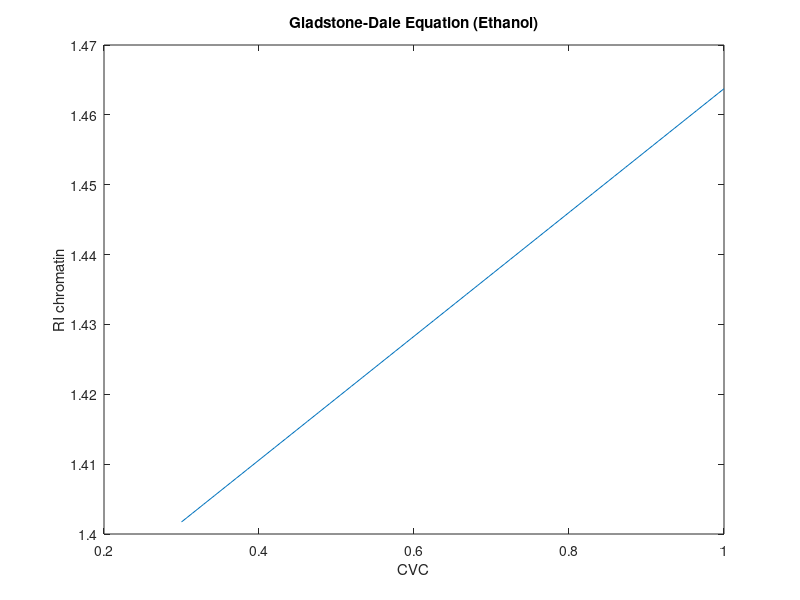
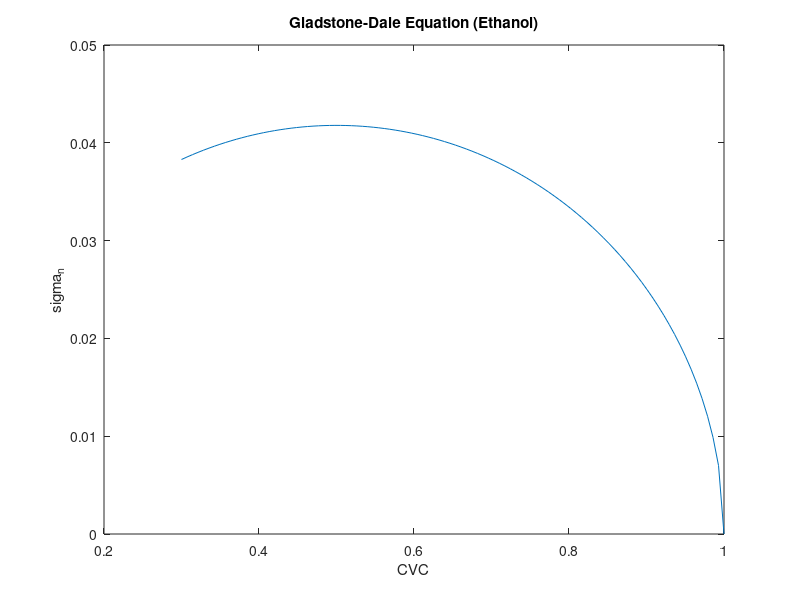
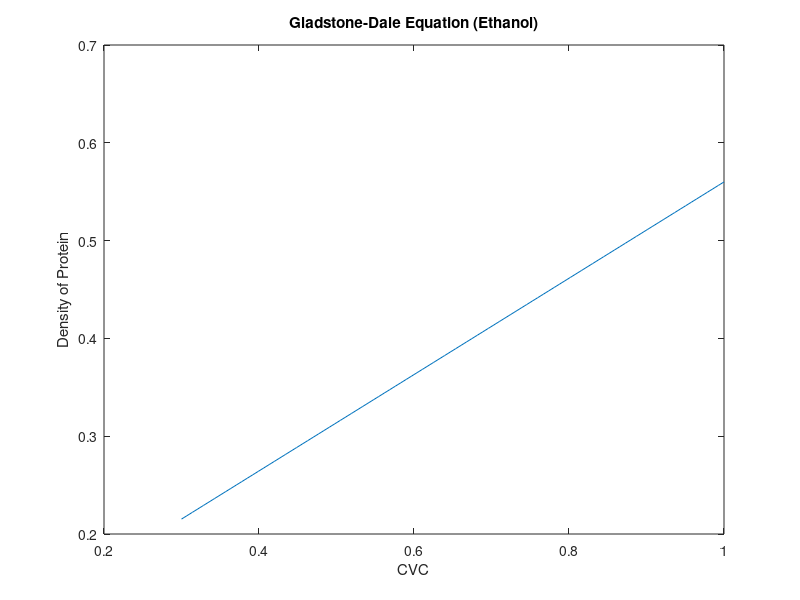

MATLAB code to generate these figures, in order:
clear all
close all
figure
phi = linspace(.3, 1, 100);

ri_media = 1.363; % Ethanol  1.332 Cell Media
lmin = 1; % Minimum fractal length that is possible % 
phi_mc = 0.05; % 0.05; % Phi is CVC - mobile crowders - 5% of remaning volume that is unoccupied
rho_protein = 1.35; %1.35;  % 1.35 in literautre - Data from Sciences paper 2017 on ChromEM - Density of protein
rho_chromatin = 0.56; % Data from Sciences paper 2017 on ChromEM - Calculated by VB
% effective refractive index of each component, RI_increment (alpha),
% RIcell, RIglass, RImedia
lambda  = 585; % nm % Change to NC peak wavelength?? - center wavelength based on k
riinc   = 0.1799; %0.1899*0 + (0.1899*1/2 + 0.17*1/2 + 0.185*0); %?? - Gladstone equation's alpha
densityProtein = (rho_chromatin*phi + rho_protein*phi_mc*(1-phi));
ric     = ri_media + riinc*densityProtein; %RI chromatin    
sigma_n = sqrt(phi.*(1 - phi))* (riinc*rho_chromatin*(1 - phi_mc) - riinc * rho_protein * phi_mc); % Eqn10 from the paper.    

plot(phi, ric)
xlabel('CVC');
ylabel('RI chromatin')
title('Gladstone-Dale Equation (Ethanol)')

figure
plot(phi, sigma_n)
xlabel('CVC');
ylabel('sigma_n')
title('Gladstone-Dale Equation (Ethanol)')

figure
plot(phi, densityProtein)
xlabel('CVC');
ylabel('Density of Protein')
title('Gladstone-Dale Equation (Ethanol)')
